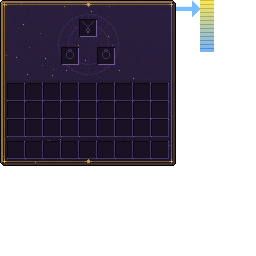
#> input picture tools/gui/source/accessories.png, 256 x 256 px, given in place of pure_generator.png, which was not available
$ python compose_gui.py
#> lines starting #> are read from the running program, lines starting #| are printed output that depends on the picture
"""Monta as fontes das telas da Fase 7 (tools/gui/source/*.png) a partir das telas que já existem:
espaços de item copiados do Gerador Purificado, poço de tanque copiado da Lavadora.
Depois rode tools/gui/restyle.py restyle(<nome>) para cada uma.
Uso (na pasta do projeto): python3 tools/folk_machines/compose_gui.py"""
from PIL import Image

S = 'tools/gui/source/'


def src(name):
#> called with name = 'pure_generator'
    return Image.open(S + name + '.png').convert('RGBA')
#> returned value is the input picture: PIL image 256x256 RGBA; mean R, G, B, A 19.7, 15.7, 23.9, 117.1


SLOT = src('pure_generator').crop((29, 49, 47, 67))
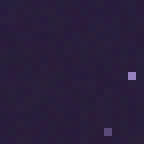
#> SLOT: PIL image 18x18 RGBA (shown 8 times larger); mean R, G, B, A 41.1, 30, 59.3, 255
WELL = src('essence_washer').crop((123, 16, 139, 70))
#> call 2 of src, with name = 'essence_washer'
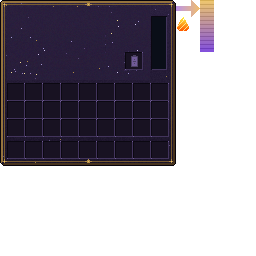
#> input picture tools/gui/source/advanced_runic_battery.png, 256 x 256 px, given in place of essence_washer.png, which was not available
#> in src, returned value is the input picture: PIL image 256x256 RGBA; mean R, G, B, A 20.1, 15.1, 23.5, 117.5
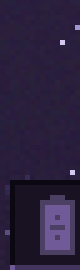
#> WELL: PIL image 16x54 RGBA (shown 5 times larger); mean R, G, B, A 43.4, 33, 61.8, 255


def compose(base, slots, well=False, out=None):
    im = src(base)
    for x, y in slots:
        im.paste(SLOT, (x - 1, y - 1))
    if well:
        im.paste(WELL, (123, 16))
    im.save(S + out + '.png')


# Moinho do Saci e Bomba da Iara usam as fontes da Bicicleta e do Reator do jeito que são
src('gnome_bicycle').save(S + 'saci_windmill.png')
src('impure_reactor').save(S + 'iara_pump.png')
#> (the run stopped early here; a loop or call above may not have finished)
